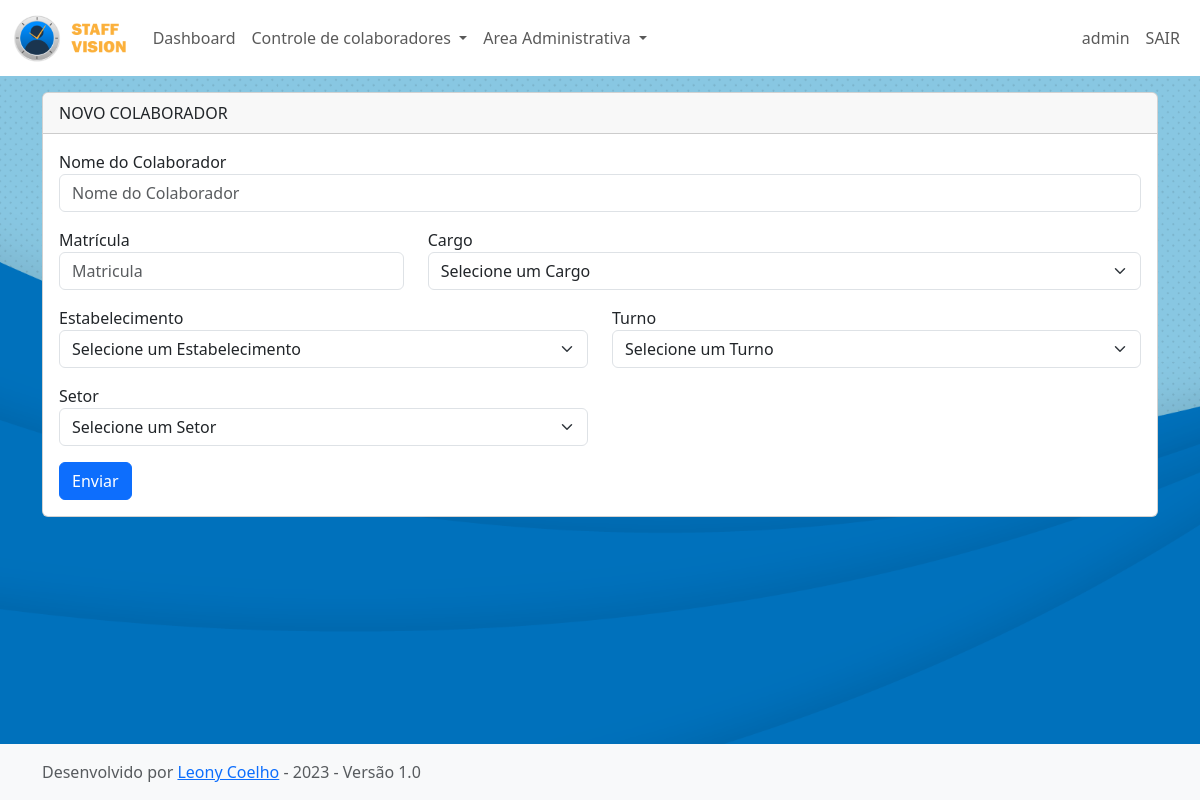
Screenshot of /new_worker/ (signed in) with the database file from the repository.
### app_staff_vision/models.py (models this page shows, shortened)
class CustomUser(models.Model):
    user = models.OneToOneField(User, null=True, on_delete=models.CASCADE)
    name = models.CharField(max_length=100, null=True)
    sector = models.ManyToManyField(Sector)
    preset = models.ManyToManyField(Dashboard_Presets)

class Global_Settings(models.Model):
    establishment_title = models.CharField(max_length=50, default='Estabelecimento')
    sector_title = models.CharField(max_length=50, default='Setor')
    subSector_title = models.CharField(max_length=50, default='Subsetor')
    shift_title = models.CharField(max_length=50, default='Turno')
    position_title = models.CharField(max_length=50, default='Cargo')
    status_title = models.CharField(max_length=50, default='Status')
    theme = models.ManyToManyField(Theme)
    logo_image =  models.ImageField(upload_to='logos/uploaded_logo', null=True)
    bg_image =  models.ImageField(upload_to='bgs/uploaded_bgs', null=True)
    institution_name = models.CharField(max_length=60, default='Sua Empresa')

### app_staff_vision/views.py (the view, shortened to what this page needs)
# urls.py: path('new_worker/',views.new_worker, name='new_worker'),
@login_required(login_url="/login/")
def new_worker(request):
    globalsettings = Global_Settings.objects.all().latest('id')
    position_list = Position.objects.all()
    establishment_list = Establishment.objects.all()
    shift_list = Shift.objects.all()
    sector_list = Sector.objects.all()
    subSector_list = Sub_Sector.objects.all()
    user = request.user
    setores_usuario = user.customuser.sector.all() if hasattr(user, 'customuser') else None
    if setores_usuario:
        workers = Worker.objects.filter(sector_w__in=setores_usuario)
    else:
        workers = Worker.objects.all()
    context = {
        'globalsettings': globalsettings,
        'position_list': position_list,
        'establishment_list': establishment_list,
        'shift_list': shift_list,
        'sector_list': sector_list,
        'subSector_list': subSector_list,
        'setores_usuario':setores_usuario,
    }
    return render(request, 'new_worker.html', context)

### app_staff_vision/templates/new_worker.html (shortened to what this page needs)
{% extends 'base.html' %}
{% block conteudo %}
<div class="container">
    <div class="card custom-card mb-3">
        <div class="card-header d-flex justify-content-between align-items-center">
            Novo Colaborador
        </div>
        <div class="card-body">
            <form action="{% url 'new_worker' %}" method="post">
                <div class="from-group">
                    <div class="row">
                        <div class="col">
                            <label>Nome do Colaborador</label>
                            <input class="form-control mb-3" type="text" name="name" placeholder="Nome do Colaborador" autofocus  required>
                        </div>
                    </div>
                    <div class="row">
                        <div class="col-xl-4 col-lg-4 col-md-4 col-sm-12">
                            <label>Matrícula</label>
                            <input class="form-control mb-3" type="text" name="number" required pattern="[0-9]{6}" placeholder="Matricula" title="O numero da matrícula deve conter 6 digitos." oninput="this.value = this.value.replace(/[^0-9]/g, '')">
                        </div>
                        <div class="col-xl-8 col-lg-8 col-md-8 col-sm-12">
                            <label>{{globalsettings.position_title}}</label>
                            <select class="form-select" name="position" required>
                                <option value="" disabled selected hidden>Selecione um {{globalsettings.position_title}}</option>
                            </select>
                        </div>
                    </div>
                    <div class="row">
                        <div class="col-xl-6 col-lg-6 col-md-6 col-sm-12">
                            <label>{{globalsettings.establishment_title}}</label>
                            <select class="form-select mb-3" name="establishment" required>
                                <option value="" disabled selected hidden>Selecione um {{globalsettings.establishment_title}}</option>
                            </select>
                        </div>
                        <div class="col-xl-6 col-lg-6 col-md-6 col-sm-12">
                            <label>{{globalsettings.shift_title}}</label>
                            <select class="form-select mb-3" name="shift" required>
                                <option value="" disabled selected hidden>Selecione um {{globalsettings.shift_title}}</option>
                            </select>
                        </div>
                    </div>
                    <div class="row">
                        <div class="col-xl-6 col-lg-6 col-md-6 col-sm-12">
                            <label>{{globalsettings.sector_title}}</label>
                            <select class="form-select mb-3" name="sector" required>
                                <option value="" disabled selected hidden>Selecione um {{globalsettings.sector_title}}</option>
                            </select>
                        </div>
                    </div>
                    <div class="from-group customForm">
                        <button class=" btn btn-primary customBtn" type="submit">Enviar</button>
                    </div>
                </div>
            </form>
        </div>
</div>
</div>
{% endblock %}

### app_staff_vision/templates/base.html (shortened to what this page needs)
{% load static %}
<!doctype html>
<html lang="en" class="h-100">
  <head>
    <link rel="stylesheet" type="text/css" href="{% static  globalsettings.theme.first.theme_url  %}"  />
    <link rel="stylesheet" type="text/css" href="{% static  'css/bootstrap.min.css'  %}"/>
    <link rel="stylesheet" type="text/css" href="{% static  'css/webfont.css'  %}"/>
    </head>
    {% if globalsettings.bg_image %}
    <body style="background-image: url('{{ globalsettings.bg_image.url }}'); background-size: cover; background-repeat: no-repeat;background-attachment: fixed;" class="d-flex flex-column h-100">
    {% else %}
    <body style="background-image: url('{% static 'img/bg.png' %}'); background-size: cover; background-repeat: no-repeat;background-attachment: fixed;" class="d-flex flex-column h-100">
    {% endif %}
        <nav class="navbar navbar-expand-lg customNavbar mb-3">
            <div class="container-fluid">
              <a class="navbar-brand" href="{% url 'dashboard' %}">
                {% if globalsettings.logo_image %}
                  <img src="{{ globalsettings.logo_image.url }}" alt="Logo" height="50px">
                  {% else %}
                  <img src="{% static 'img/logo.png' %}" alt="Logo" height="50px">
                {% endif %}
              </a>
              <div class="collapse navbar-collapse" id="navbarSupportedContent">
                <ul class="navbar-nav me-auto mb-2 mb-lg-0">
                  <li class="nav-item">
                    <a class="nav-link" aria-current="page" href="{% url 'dashboard' %}">Dashboard</a>
                  </li>
                  <li class="nav-item dropdown">
                    <a class="nav-link dropdown-toggle" href="#" id="workerDropdown" role="button" data-bs-toggle="dropdown" aria-expanded="false">
                      Controle de colaboradores
                    </a>
                  </li>
                  {% if request.user.is_staff %}
                  <li class="nav-item dropdown">
                    <a class="nav-link dropdown-toggle" href="#" id="admDropdown" role="button" data-bs-toggle="dropdown" aria-expanded="false">
                        Area Administrativa
                    </a>
                  </li>
                  {% endif %}
                </ul>
                <div class="d-flex">
                  <ul class="navbar-nav me-auto mb-2 mb-lg-0">
                    <li class="nav-item">
                        <a class="nav-link" href="#">{{user.customuser.name}}</a>
                      </li>
                      <li class="nav-item">
                        <a class="nav-link" href="{% url 'logout_view' %}">SAIR</a>
                      </li>
                    </ul>
                </div>
              </div>
            </div>
          </nav>
        {% block conteudo %}
        {% endblock %}
      </body>
      <footer class="footer mt-auto py-3 bg-light base-footer">
        <div class="container">
          <span class="text-muted">Desenvolvido por <a class="link-underline-opacity-0" href="https://github.com/LeonyCoelho">Leony Coelho</a> - 2023 - Versão 1.0</span>
        </div>
      </footer>
</html>

### app_staff_vision/static/css/default.css (style rules this page uses)
body { background-color: rgb(220, 227, 245); }
.customNavbar { color: rgba(0, 0, 0, 0.9); background-color: #fff !important; }
.nav-link { color: rgba(0, 0, 0, 0.9); }
.card-header { text-transform: uppercase; }
.btn-primary { border-color: rgba(0, 0, 0, 0.247); }

### rows the page displays
Global_Settings: position_title "Cargo", establishment_title "Estabelecimento", shift_title "Turno", sector_title "Setor"

### other values shown
{{ user.customuser.name }} "admin"
